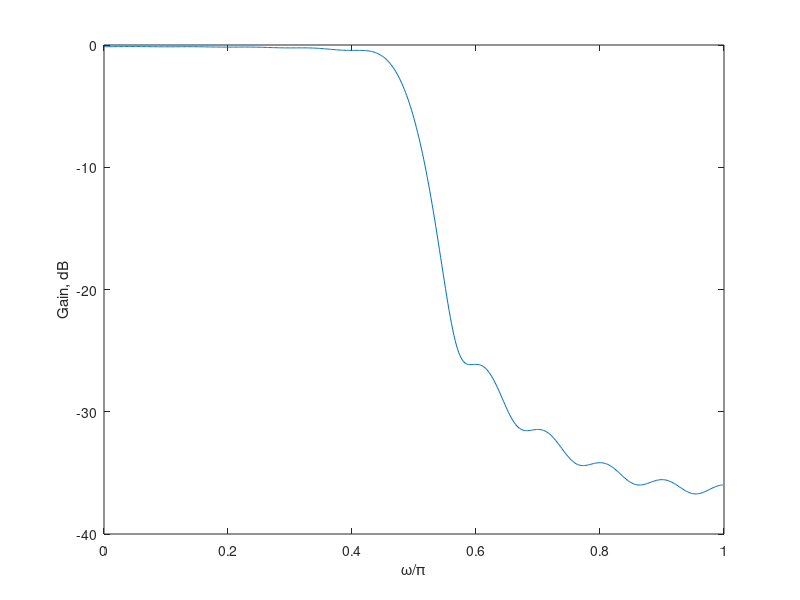

Reproduce this figure in MATLAB.
M = 20; n = -M:M;
filter = .5*sinc(.5*n).*(1-abs(n)/(M+1));
[h,w] = freqz(filter,1,512);
plot(w/pi,20*log10(abs(h)));% grid;
xlabel('\omega/\pi'); ylabel('Gain, dB');
